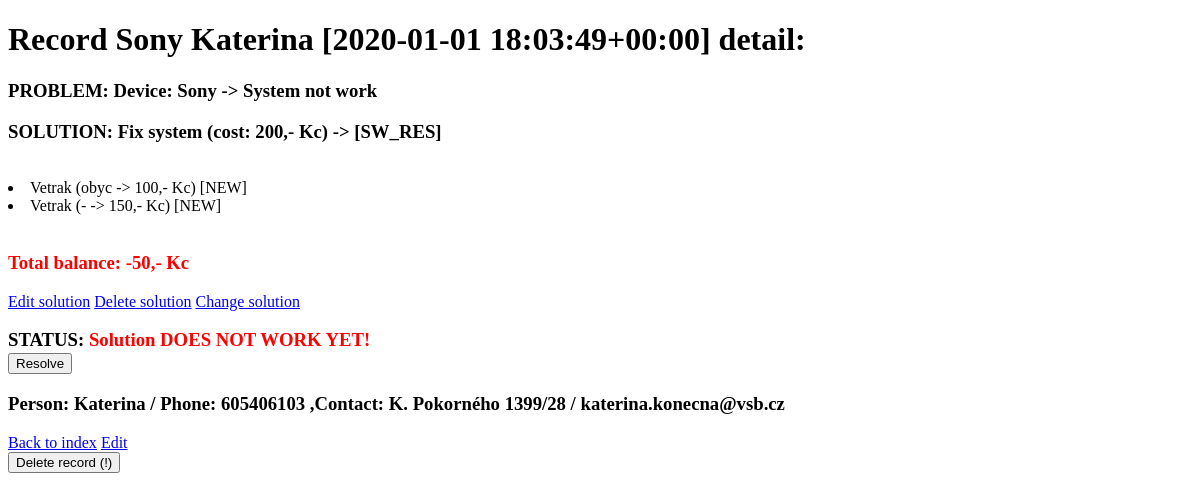
Page /records/2/ on the earlier database version.
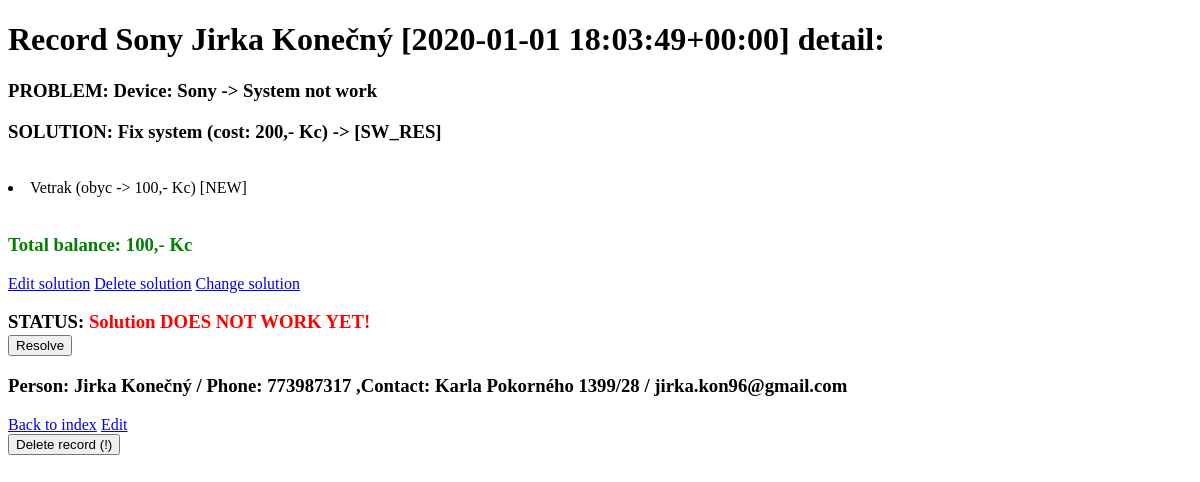
Same page on the later database version.
### records/models.py (models this page shows, shortened)
class Record(models.Model):
    timestamp = models.DateTimeField(default=datetime.now())
    device_info = models.CharField(max_length=50)
    device_problem = models.CharField(max_length=100)
    servis_solution = models.ForeignKey("Solution", on_delete=models.SET_DEFAULT, blank=True, null=True, default=None)
    solution_status=models.BooleanField(default=False)
    person_info = models.ForeignKey("Person",on_delete=models.CASCADE,blank=True,null=True,default=None)
    DEVICE_TYPES = [
        ('NTB', 'Notebook'),
        ('PC', 'Computer'),
        ('SMP', 'SmartPhone'),
        ('TBL', 'Tablet'),
        ('OT', 'Other'),
    ]
    device_type = models.CharField(max_length=4,choices=DEVICE_TYPES,default="NON")
    def __str__(self):
        return "{} {} [{}]".format(self.device_info,self.person_info,self.timestamp)
    def getProblemDescription(self):
        return "Device: {} -> {}".format(self.device_info,self.device_problem)
    def getSolutionDescription(self):
        if self.servis_solution is not None:
            return self.servis_solution
        else:
            return "No solution yet..."
    def getSolutionMaterials(self):
        if self.servis_solution is not None:
            return self.servis_solution.getMaterials()
        else:
            return "---"
    def getSolutionBalance(self):
        if self.servis_solution is not None:
            return self.servis_solution.getBalance()
        else:
            return 0
    def getPersonDescription(self):
        if self.person_info is not None:
            return self.person_info.getDescription()
        else:
            return "No person added!"
    def isSoluted(self):
        return self.solution_status
    def getSolutionStatus(self):
        if self.solution_status is True:
            return "Solution OK!"
        if self.hasSolution() is False:
            return "No solution yet..."
        else:
            return "Solution DOES NOT WORK YET!"
    def hasSolution(self):
        if self.servis_solution is None:
            return False
        else:
            return True

class Person(models.Model):
    person_name = models.CharField(max_length=30)
    person_address = models.CharField(max_length=100)
    person_email = models.EmailField(max_length=50,default=None)
    person_phone = models.BigIntegerField()
    def __str__(self):
        return self.person_name
    def getDescription(self):
        return "Person: {} / Phone: {} \t ,Contact: {}  / {}".format(self.person_name,self.person_phone,self.person_address,self.person_email)

class Material(models.Model):
    material_name=models.CharField(max_length=50)
    material_info=models.CharField(max_length=50)
    MATERIAL_TYPE = [
        ('NEW', 'New material'),
        ('REPAS', 'Repas material'),
        ('SOFT', 'Software material'),
        ('OTHER', 'Other material'),
    ]
    material_type = models.CharField(max_length=5,choices=MATERIAL_TYPE,default="NON")
    material_cost=models.IntegerField(default=0)
    def __str__(self):
        return "{} ({} -> {},- Kc) [{}]".format(self.material_name,self.material_info,self.material_cost,self.material_type)

class Solution(models.Model):
    solution_description=models.CharField(max_length=100)
    solution_cost=models.IntegerField(default=0)
    solution_time = models.TimeField(default='01:00:00')
    SOLUTION_TYPE = [
        ('HW_REP', 'Hardware Repair'),
        ('HW_CHG', 'Hardware Change'),
        ('SW_RES', 'Software Reinstall'),
        ('SW_REP', 'Software Repair'),
        ('OTHER', 'Other repair'),
    ]
    solution_type = models.CharField(max_length=6,choices=SOLUTION_TYPE,default="NON")
    solution_materials=models.ManyToManyField("Material", default=None)
    def __str__(self):
        return "{} (cost: {},- Kc) -> [{}]".format(self.solution_description,self.solution_cost,self.solution_type)
    def getMaterials(self):
        return self.solution_materials
    def getBalance(self):
        sum=0
        for item in self.solution_materials.all():
            sum=sum+item.material_cost
        return (self.solution_cost-sum)

### records/views.py (the view)
# urls.py: path('records/<int:record_id>/', records.views.record_detail, name="record_detail"),
def record_detail(request, record_id):
    record = get_object_or_404(Record,id=record_id)
    if request.method == 'POST':
        record.Resolve()
        record.save()
    return render(request, "r_detail.html", {"t_record": record})

### templates/r_detail.html (shortened to what this page needs)
<!DOCTYPE html>
<html lang="en">
<head>
</head>
<body>
    <h1>Record {{t_record}} detail: </h1>
    <h3>PROBLEM: {{t_record.getProblemDescription}}</h3>
    <h3>SOLUTION: {{t_record.getSolutionDescription}}</h3>
        <br>{% for material in t_record.getSolutionMaterials.all %}<li>{{material}}</li>{% endfor %}</br>
     {%if t_record.getSolutionBalance > 0%}
     <font color="green">{%else%}<font color="red">
     {%endif%}
    <h3>Total balance: {{t_record.getSolutionBalance}},- Kc</h3>
     </font>
    {% if t_record.hasSolution == False%}
        <a href="{% url 'solution_add' t_record.id %}">Add solution</a>
    {% else %}
        <a href="{% url 'solution_edit' t_record.id  %}">Edit solution</a>
        <a href="{% url 'solution_delete' t_record.id %}">Delete solution</a>
    {% endif %}
        <a href="{% url 'record_edit' t_record.id %}">Change solution</a>
    <h3>STATUS:
        {% if t_record.isSoluted == True%}
            <font color="green">{% else %}<font color="red">
         {% endif %}
            {{t_record.getSolutionStatus}}
        </font>
        <form action="{% url 'record_detail' t_record.id %}" method="POST">
            <input type="submit" value="Resolve" />
        </form>
    </h3>
    <h3>{{t_record.getPersonDescription}}</h3>
<a href="{% url 'records_index'%}">Back to index</a>
<a href="{% url 'record_edit' t_record.id %}">Edit</a>
<form action="{% url 'record_delete' t_record.id %}" method="POST">
    <input type="submit" value="Delete record (!)" />
</form>
</body>
</html>

Differences in the rows shown:
removed Material: material_name+material_info+material_cost "Vetrak (- -> 150,- Kc) [NEW]"
changed Record "Device: Sony -> System not work": device_info+person_info+timestamp "Sony Katerina [2020-01-01 18:03:49+00:00]" → "Sony Jirka Konečný [2020-01-01 18:03:49+00:00]"; getSolutionBalance "-50" → "100"; getPersonDescription "Person: Katerina / Phone: 605406103 ,Contact: K. Pokorného 1399/28 / katerina.konecna@vsb.cz" → "Person: Jirka Konečný / Phone: 773987317 ,Contact: Karla Pokorného 1399/28 / jirka.kon96@gmail.com"
